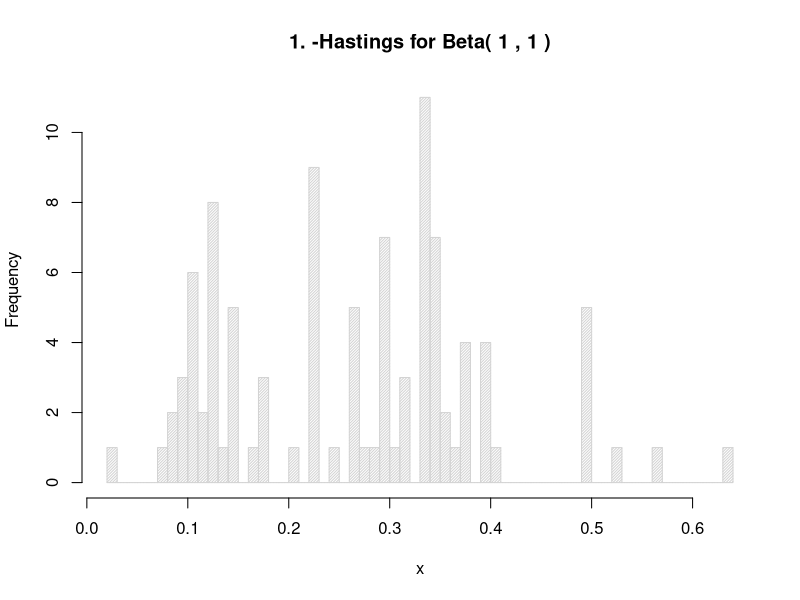
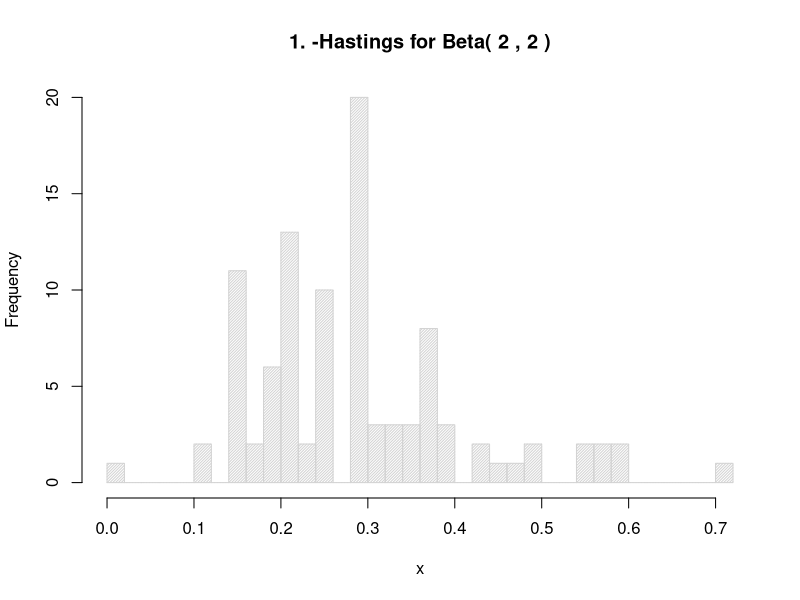
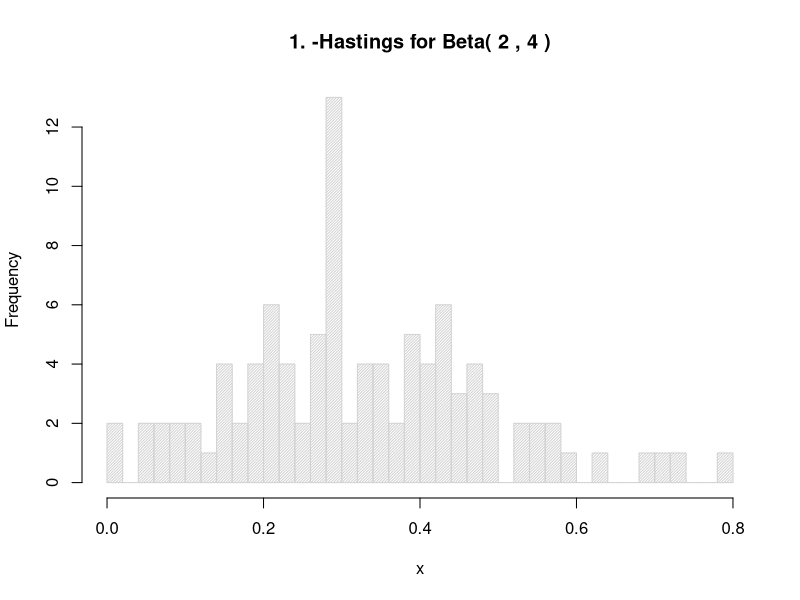
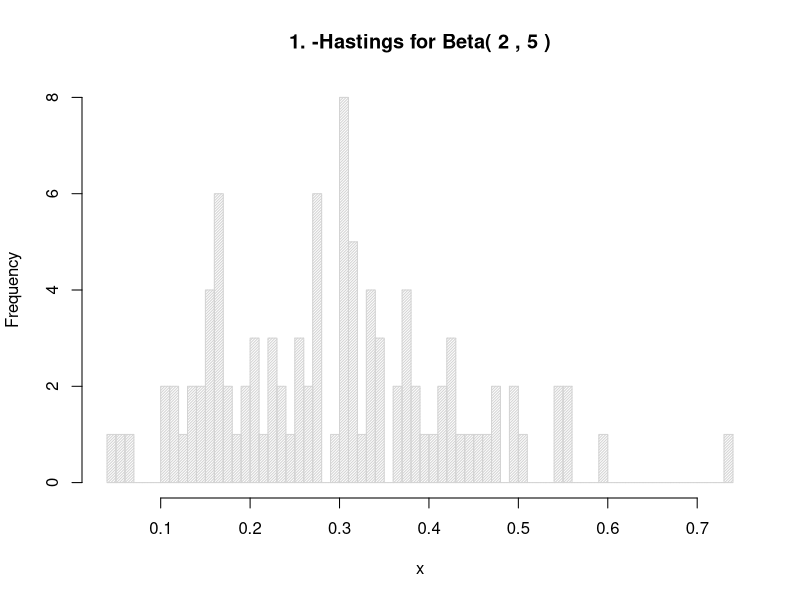
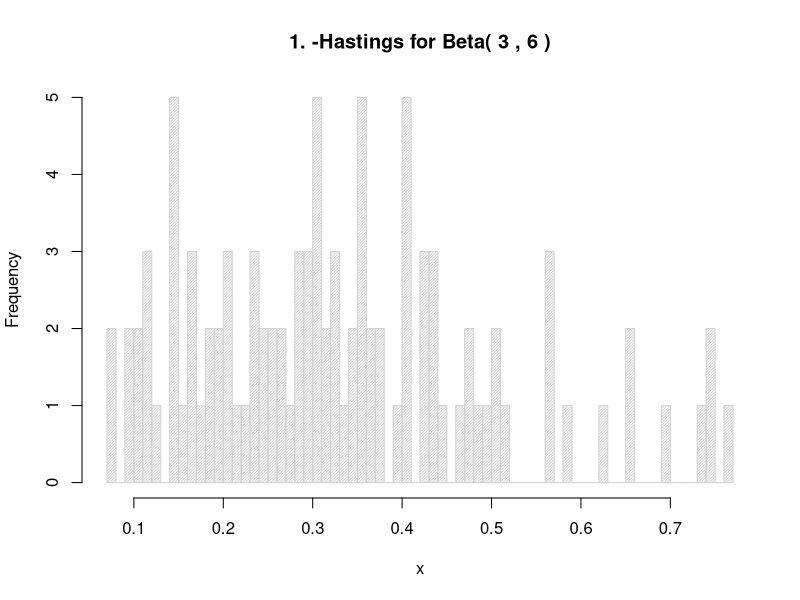

Write R code to recreate these figures, in order.
met_hastings_beta = function(n, prop_alpha, prop_beta) {
  
  x = rep(0, n)
  j = 1
  acc = 0
  # Due to the nature of the beta distribution only being valid from [0, 1]
  x[1] = 0.5
  
  while (j < n) {
    
    # Sample candidate value
    x_cand = rbeta(1, prop_alpha, prop_beta)
    
    # Calculate acceptance probability
    acc_prob = acc_prob_calc_beta(x_cand, x[j], prop_alpha, prop_beta)
    
    # Decide whether to accept or not
    acc_or_not = rbinom(1, 1, acc_prob)
    
    # if accept or not
    if (acc_or_not == 1) {
      acc = acc + 1
      j = j + 1
      x[j] = x_cand
    }
    else {
      j = j + 1
      x[j] = x[j-1]
    }	
  }
  
  acc_probability = acc/n
  print(paste("Acceptance probability:", acc_probability))
  hist(x, breaks = 50, density = 50, main = paste(
    "1. -Hastings for Beta(", prop_alpha, ",", prop_beta, ")")
  );
}

acc_prob_calc_beta = function(candidate, former, prop_alpha, prop_beta) {
  
  if (candidate <= 0 || candidate >= 1) {
    acc_probability = 0
  }
  else {
    # Target densities
    dens_candidate = dbeta(candidate, 2.7, 6.3)
    dens_former = dbeta(former, 2.7, 6.3)
    
    # Proposal densities
    g_former_given_candidate = dbeta(former, prop_alpha, prop_beta)
    g_candidate_given_former = dbeta(candidate, prop_alpha, prop_beta)
    
    acc_probability = ((dens_candidate * g_former_given_candidate) / 
      (dens_former * g_candidate_given_former));
  }
  
  acc_probability = min(1, acc_probability);
  return(acc_probability)
}

# 1. (a)

# Using Beta(1, 1)
met_hastings_beta(100, 1, 1)

# Using Beta(2, 2)
met_hastings_beta(100, 2, 2)

# Using Beta(2, 4)
met_hastings_beta(100, 2, 4)

# Using Beta(2, 5)
met_hastings_beta(100, 2, 5)

# Using Beta(3, 6)
met_hastings_beta(100, 3, 6)
